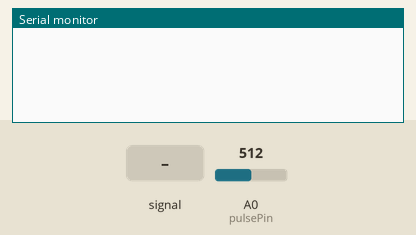
Recording of a sketch running on a simulated Arduino Uno, built with avr-gcc and run on an emulated ATmega328P. Parts: the last lines printed to the serial monitor. Inputs (shaded band) come from the test bench; at power-on: A0 (pulsePin) = 512.

Above: at 1.2 s.
1.3 s: A0 (pulsePin) fed a 200 Hz sine of ±81 counts around its level
At 2.39 s:
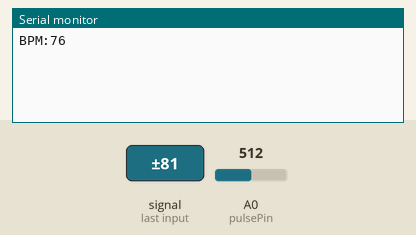
4.0 s: A0 (pulsePin) fed a 50 Hz sine of ±306 counts around its level
At 4.31 s:
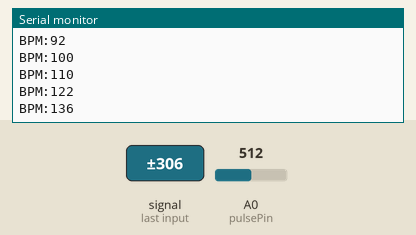
Timing chart, 0 to 7.0 s (numbered marks = the images above; inputs shaded):
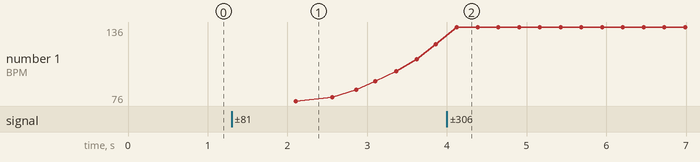

The sketch:

pulse_sen.ino
```cpp
//code copied from arduino.cc
int pulsePin = A0;           // pin to blink led at each beat

// Volatile Variables, used in the interrupt service routine!
volatile int BPM;                   // int that holds raw Analog in 0. updated every 2mS
volatile int Signal;                // holds the incoming raw data
volatile int IBI = 600;             // int that holds the time interval between beats! Must be seeded!
volatile boolean Pulse = false;     // "True" when User's live heartbeat is detected. "False" when not a "live beat".
volatile boolean QS = false;        // becomes true when Arduoino finds a beat.
volatile int rate[10];                      // array to hold last ten IBI values
volatile unsigned long sampleCounter = 0;          // used to determine pulse timing
volatile unsigned long lastBeatTime = 0;           // used to find IBI
volatile int P = 512;                      // used to find peak in pulse wave, seeded
volatile int T = 512;                     // used to find trough in pulse wave, seeded
volatile int thresh = 525;                // used to find instant moment of heart beat, seeded
volatile int amp = 100;                   // used to hold amplitude of pulse waveform, seeded
volatile boolean firstBeat = true;        // used to seed rate array so we startup with reasonable BPM
volatile boolean secondBeat = false;      // used to seed rate array so we startup with reasonable BPM
volatile int BPMresult;


void setup()
{
  pinMode(pulsePin,INPUT);         // pin that will blink to your heartbeat!
  Serial.begin(115200);             // we agree to talk fast!
  interruptSetup();                 // sets up to read Pulse Sensor signal every 2mS
                                    // IF YOU ARE POWERING The Pulse Sensor AT VOLTAGE LESS THAN THE BOARD VOLTAGE,
                                    // UN-COMMENT THE NEXT LINE AND APPLY THAT VOLTAGE TO THE A-REF PIN
                                    //   analogReference(EXTERNAL);
}


//  Where the Magic Happens
void loop()
{

  if (QS == true) // A Heartbeat Was Found
    {
      Serial.println("BPM:"+String(BPM));
      QS = false; // reset the Quantified Self flag for next time
    }

  delay(20); //  take a break
}


void interruptSetup()
{
  // Initializes Timer2 to throw an interrupt every 2mS.
  TCCR2A = 0x02;     // DISABLE PWM ON DIGITAL PINS 3 AND 11, AND GO INTO CTC MODE
  TCCR2B = 0x06;     // DON'T FORCE COMPARE, 256 PRESCALER
  OCR2A = 0X7C;      // SET THE TOP OF THE COUNT TO 124 FOR 500Hz SAMPLE RATE
  TIMSK2 = 0x02;     // ENABLE INTERRUPT ON MATCH BETWEEN TIMER2 AND OCR2A
  sei();             // MAKE SURE GLOBAL INTERRUPTS ARE ENABLED
}


ISR(TIMER2_COMPA_vect) //triggered when Timer2 counts to 124
{
  cli();                                      // disable interrupts while we do this
  Signal = analogRead(pulsePin);              // read the Pulse Sensor
  sampleCounter += 2;                         // keep track of the time in mS with this variable
  int N = sampleCounter - lastBeatTime;       // monitor the time since the last beat to avoid noise
                                              //  find the peak and trough of the pulse wave
  if(Signal < thresh && N > (IBI/5)*3) // avoid dichrotic noise by waiting 3/5 of last IBI
    {
      if (Signal < T) // T is the trough
      {
        T = Signal; // keep track of lowest point in pulse wave
      }
    }

  if(Signal > thresh && Signal > P)
    {          // thresh condition helps avoid noise
      P = Signal;                             // P is the peak
    }                                        // keep track of highest point in pulse wave

  //  NOW IT'S TIME TO LOOK FOR THE HEART BEAT
  // signal surges up in value every time there is a pulse
  if (N > 250)
  {                                   // avoid high frequency noise
    if ( (Signal > thresh) && (Pulse == false) && (N > (IBI/5)*3) )
      {
        Pulse = true;              // turn on pin 13 LED
        IBI = sampleCounter - lastBeatTime;         // measure time between beats in mS
        lastBeatTime = sampleCounter;               // keep track of time for next pulse

        if(secondBeat)
        {                        // if this is the second beat, if secondBeat == TRUE
          secondBeat = false;                  // clear secondBeat flag
          for(int i=0; i<=9; i++) // seed the running total to get a realisitic BPM at startup
          {
            rate[i] = IBI;
          }
        }

        if(firstBeat) // if it's the first time we found a beat, if firstBeat == TRUE
        {
          firstBeat = false;                   // clear firstBeat flag
          secondBeat = true;                   // set the second beat flag
          sei();                               // enable interrupts again
          return;                              // IBI value is unreliable so discard it
        }
      // keep a running total of the last 10 IBI values
      word runningTotal = 0;                  // clear the runningTotal variable

      for(int i=0; i<=8; i++)
        {                // shift data in the rate array
          rate[i] = rate[i+1];                  // and drop the oldest IBI value
          runningTotal += rate[i];              // add up the 9 oldest IBI values
        }

      rate[9] = IBI;                          // add the latest IBI to the rate array
      runningTotal += rate[9];                // add the latest IBI to runningTotal
      runningTotal /= 10;                     // average the last 10 IBI values
      BPMresult = 60000/runningTotal;               // how many beats can fit into a minute? that's BPM!
      if((BPMresult > 59) && (BPMresult < 141))
        BPM=BPMresult;
      QS = true;                              // set Quantified Self flag
      // QS FLAG IS NOT CLEARED INSIDE THIS ISR
    }
  }

  if (Signal < thresh && Pulse == true)
    {
      Pulse = false;                         // reset the Pulse flag so we can do it again
      amp = P - T;                           // get amplitude of the pulse wave
      thresh = amp/2 + T;                    // set thresh at 50% of the amplitude
      P = thresh;                            // reset these for next time
      T = thresh;
    }

  if (N > 2500)
    {                           // if 2.5 seconds go by without a beat
      thresh = 512;                          // set thresh default
      P = 512;                               // set P default
      T = 512;                               // set T default
      lastBeatTime = sampleCounter;          // bring the lastBeatTime up to date
      firstBeat = true;                      // set these to avoid noise
      secondBeat = false;                    // when we get the heartbeat back
    }

  sei();                                   // enable interrupts when youre done!
}// end isr
```

Measured:
- after the input at 1.3 s, the serial monitor: prints a new line after 0.80 s (image 1)
- after the input at 4.0 s, the serial monitor: prints a new line after 0.12 s (image 2)
- plotted number 1: 122 → 136 after the input at 4.0 s
